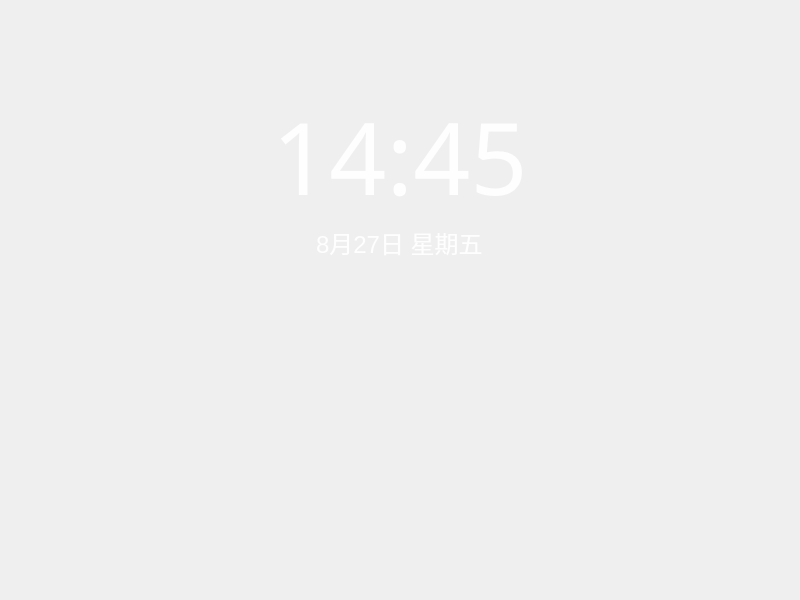
<?xml version="1.0" encoding="UTF-8"?>
<ui version="4.0">
 <class>Kiran::ScreenSaver::Screensaver</class>
 <widget class="QWidget" name="Kiran::ScreenSaver::Screensaver">
  <property name="geometry">
   <rect>
    <x>0</x>
    <y>0</y>
    <width>800</width>
    <height>600</height>
   </rect>
  </property>
  <property name="windowTitle">
   <string>Screensaver</string>
  </property>
  <layout class="QHBoxLayout" name="horizontalLayout">
   <property name="spacing">
    <number>0</number>
   </property>
   <property name="leftMargin">
    <number>0</number>
   </property>
   <property name="topMargin">
    <number>0</number>
   </property>
   <property name="rightMargin">
    <number>0</number>
   </property>
   <property name="bottomMargin">
    <number>0</number>
   </property>
   <item>
    <layout class="QVBoxLayout" name="verticalLayout" stretch="4,1,1,13,0,2">
     <property name="spacing">
      <number>0</number>
     </property>
     <item>
      <spacer name="verticalSpacer">
       <property name="orientation">
        <enum>Qt::Vertical</enum>
       </property>
       <property name="sizeHint" stdset="0">
        <size>
         <width>20</width>
         <height>40</height>
        </size>
       </property>
      </spacer>
     </item>
     <item alignment="Qt::AlignHCenter">
      <widget class="QLabel" name="label_time">
       <property name="font">
        <font>
         <family>Noto Sans CJK SC Light</family>
         <pointsize>-1</pointsize>
        </font>
       </property>
       <property name="styleSheet">
        <string notr="true">QLabel{
	font-family: &quot;Noto Sans CJK SC Light&quot;;
	font-size: 100px;
	color: #fefefe;
}</string>
       </property>
       <property name="text">
        <string>14:45</string>
       </property>
       <property name="scaledContents">
        <bool>false</bool>
       </property>
      </widget>
     </item>
     <item alignment="Qt::AlignHCenter">
      <widget class="QLabel" name="label_date">
       <property name="styleSheet">
        <string notr="true">QLabel{
	font-family: &quot;Noto Sans CJK SC Light&quot;;
	font-size: 24px;
	color: #fefefe;
}</string>
       </property>
       <property name="text">
        <string>8月27日 星期五</string>
       </property>
      </widget>
     </item>
     <item>
      <spacer name="verticalSpacer_2">
       <property name="orientation">
        <enum>Qt::Vertical</enum>
       </property>
       <property name="sizeHint" stdset="0">
        <size>
         <width>20</width>
         <height>40</height>
        </size>
       </property>
      </spacer>
     </item>
     <item>
      <widget class="QWidget" name="widget_space" native="true">
       <property name="sizePolicy">
        <sizepolicy hsizetype="Fixed" vsizetype="Fixed">
         <horstretch>0</horstretch>
         <verstretch>0</verstretch>
        </sizepolicy>
       </property>
       <property name="minimumSize">
        <size>
         <width>0</width>
         <height>10</height>
        </size>
       </property>
       <property name="maximumSize">
        <size>
         <width>0</width>
         <height>10</height>
        </size>
       </property>
      </widget>
     </item>
     <item>
      <spacer name="verticalSpacer_3">
       <property name="orientation">
        <enum>Qt::Vertical</enum>
       </property>
       <property name="sizeHint" stdset="0">
        <size>
         <width>20</width>
         <height>40</height>
        </size>
       </property>
      </spacer>
     </item>
    </layout>
   </item>
  </layout>
 </widget>
 <resources/>
 <connections/>
</ui>
